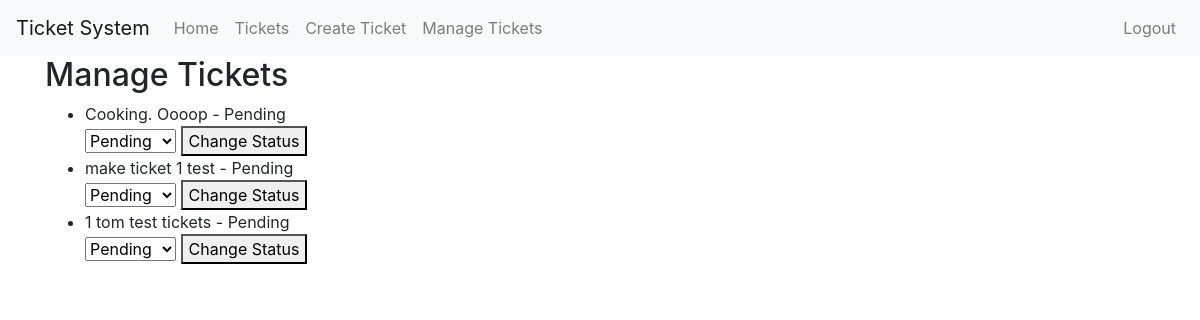
Page /manage_ticket (signed in) on the committed database.
### app/models.py (models this page shows, shortened)
class Ticket(db.Model):
    __table_args__ = {'extend_existing': True}
    id = db.Column(db.Integer, primary_key=True)
    status = db.Column(db.String(64), nullable=False, default=Status.Pending)
    note = db.Column(db.Text, nullable=True)
    user_create = db.Column(db.Integer, db.ForeignKey('user.id'))
    group_work = db.Column(db.String(64), nullable=False)
    timestamp = db.Column(db.DateTime, index=True, default=datetime.utcnow)

### app/routes.py (the view)
@app.route('/manage_ticket', methods=['GET', 'POST'])
@login_required
def manage_tickets():
    if current_user.role != 'Admin' and current_user.role != 'Manager':
        return redirect(url_for('index'))
    if current_user.role == 'Admin':
        tickets = Ticket.query.all()
    else:
        tickets = Ticket.query.filter_by(group_work=current_user.group).all()
    return render_template('manage_tickets.html', title='Manage Tickets', tickets=tickets)

### app/models.py (called while the page is built)
@login.user_loader
def load_user(id):
    return User.query.get(int(id))

### app/templates/manage_tickets.html (shortened to what this page needs)
{% extends "base.html" %}
{% block content %}
    <h2>Manage Tickets</h2>
    <ul>
        {% for ticket in tickets %}
            <li>
                {{ ticket.note }} - {{ ticket.status }}
                <form method="POST" action="{{ url_for('change_status', ticket_id=ticket.id) }}">
                    <select name="status">
                        <option value="Pending" {% if ticket.status == 'Pending' %}selected{% endif %}>Pending</option>
                    </select>
                    <button type="submit" class="change-status-button">Change Status</button>
                </form>
            </li>
        {% endfor %}
    </ul>
{% endblock %}

### rows in the picture
Ticket: note "Cooking. Oooop", status "Pending"
Ticket: note "make ticket 1 test", status "Pending"
Ticket: note "1 tom test tickets", status "Pending"
